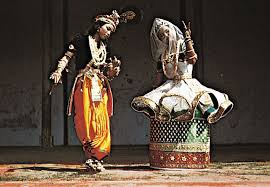
#> input picture train/106.jpg, 270 x 187 px; its folder holds only this picture in this run
$ python augment_images.py
#> lines starting #> are read from the running program, lines starting #| are printed output that depends on the picture
import pandas as pd
import cv2
import random
import os
import numpy as np
random.seed(1)

IMG_SIZE = 224

def fill(img, h, w):
    img = cv2.resize(img, (h, w), cv2.INTER_CUBIC)
    return img

def horizontal_shift(img, ratio=0.0):
    if ratio > 1 or ratio < 0:
        print('Value should be less than 1 and greater than 0')
        return img
    ratio = random.uniform(-ratio, ratio)
    w, h = img.shape[:2]
    to_shift = w*ratio
    if ratio > 0:
        img = img[:, :int(w-to_shift), :]
    if ratio < 0:
        img = img[:, int(-1*to_shift):, :]

    if img.shape[0] == 0:
      return None
    img = fill(img, h, w)
    return img

def brightness(img, value):
    bright = np.ones(img.shape , dtype="uint8") * value
    img = cv2.add(img,bright)
    return img

def flipping(img, flip_orientation):
    flip = cv2.flip(img,flip_orientation)
    return flip

def vertical_shift(img, ratio=0.0):
    if ratio > 1 or ratio < 0:
        print('Value should be less than 1 and greater than 0')
        return img
    ratio = random.uniform(-ratio, ratio)
    w, h = img.shape[:2]
    to_shift = h*ratio
    if ratio > 0:
        img = img[:int(h-to_shift), :, :]
    if ratio < 0:
        img = img[int(-1*to_shift):, :, :]

    if img.shape[0] == 0:
      return None
    img = fill(img, h, w)
    return img

def generate_image(img, label, image_name, train_dir):
    train_data = []
    value = random.uniform(0, 0.7)
    value2 = int(random.uniform(0, 60))
    orientation = random.choice([-1, 0, 1])

    vshift_img = vertical_shift(img, value)
    hshift_img = horizontal_shift(img, value)
    flip_img = flipping(img, orientation)
    bright_img = brightness(img, value2)
    aug_images = [vshift_img, hshift_img, flip_img, bright_img]
    for i in range(len(aug_images)):
        aimg = aug_images[i]
        if aimg is not None:
            name_img = "aug_"+str(i)+"_"+image_name
            print('Writing ', name_img)
            aimg = cv2.resize(aimg,(IMG_SIZE,IMG_SIZE))
            cv2.imwrite(os.path.join(train_dir, name_img), aimg)
            train_data.append([name_img, label])
    return train_data


def augment_train_images(train_dir):
#> called with train_dir = './train'
    list_of_images = os.listdir(train_dir)
    list_of_images = [x for x in list_of_images if 'aug_' not in x and x.endswith('.jpg')]
    print("Total Number of Images: ", len(list_of_images))
    train = pd.read_csv('train.csv')
#> (reads train.csv from the repository)
    training_data = []
    for image in list_of_images:
        image_path = os.path.join(train_dir, image)
        img = cv2.imread(image_path, cv2.IMREAD_UNCHANGED)
#> img is the input picture: shape (187, 270, 3); mean B, G, R 60.7, 72.5, 86.8
        if image in list(train['Image']):
            class_label = train.loc[train['Image'] == image, 'target'].values[0]
            training_data.append([image, class_label])
            augmented_images = generate_image(img, class_label, image, train_dir)
#> in vertical_shift, `img = img[int(-1*to_shift):, :, :]`:
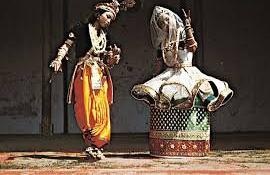
#> img: shape (175, 270, 3); mean of channels 0, 1, 2 63.1, 75.4, 90.4; drawn as B, G, R
#> in fill, `img = cv2.resize(img, (h, w), cv2.INTER_CUBIC)`:
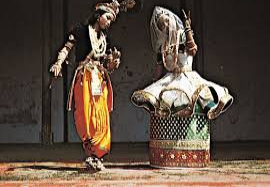
#> img: shape (187, 270, 3); mean of channels 0, 1, 2 63.1, 75.4, 90.3; drawn as B, G, R
#> in flipping, `flip = cv2.flip(img,flip_orientation)`:
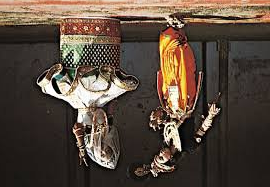
#> flip: shape (187, 270, 3); mean B, G, R 60.7, 72.5, 86.8
#> in brightness, `img = cv2.add(img,bright)`:
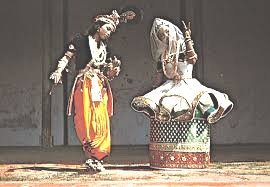
#> img: shape (187, 270, 3); mean of channels 0, 1, 2 109.8, 120.8, 133.4; drawn as B, G, R
#> the loop in generate_image, `for i in range(len(aug_images)):` made 4 passes
#> name_img on passes 1 to 4: 'aug_0_106.jpg', 'aug_1_106.jpg', 'aug_2_106.jpg', 'aug_3_106.jpg'
#| Writing  aug_0_106.jpg
#| Writing  aug_1_106.jpg
#| Writing  aug_2_106.jpg
#| Writing  aug_3_106.jpg
#> pass 1, in generate_image, `aimg = cv2.resize(aimg,(IMG_SIZE,IMG_SIZE))`:
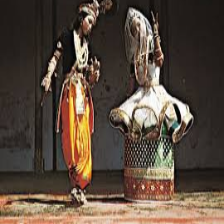
#> aimg: shape (224, 224, 3); mean of channels 0, 1, 2 63, 75.3, 90.2; drawn as B, G, R
#> pass 3, in generate_image, `aimg = cv2.resize(aimg,(IMG_SIZE,IMG_SIZE))`:
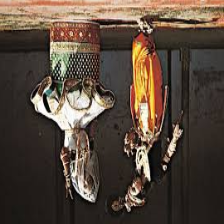
#> aimg: shape (224, 224, 3); mean B, G, R 60.7, 72.4, 86.7
#> after the loop in generate_image, `for i in range(len(aug_images)):`:
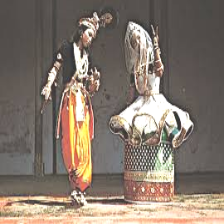
#> aimg: shape (224, 224, 3); mean B, G, R 109.8, 120.8, 133.3
#> after the loop in generate_image, `for i in range(len(aug_images)):`: train_data = [['aug_0_106.jpg', 'manipuri'], ['aug_1_106.jpg', 'manipuri'], ['aug_2_106.jpg', 'manipuri'], ['aug_3_106.jpg', 'manipuri']]
#> augmented_images has the same summary as train_data in generate_image
            training_data.extend(augmented_images)
            print(len(training_data))
#| 5

    shuffled_training_data = random.sample(training_data, len(training_data))
#> shuffled_training_data = [['aug_2_106.jpg', 'manipuri'], ['aug_3_106.jpg', 'manipuri'], ['aug_1_106.jpg', 'manipuri'], ['aug_0_106.jpg', 'manipuri'], ['106.jpg', 'manipuri']]
    df = pd.DataFrame(shuffled_training_data, columns=['Image', 'target'])
#> df = table of 5 rows and 2 columns
    df.to_csv('train_augmented.csv', index=False)


if __name__ == '__main__':
    augment_train_images('./train')
